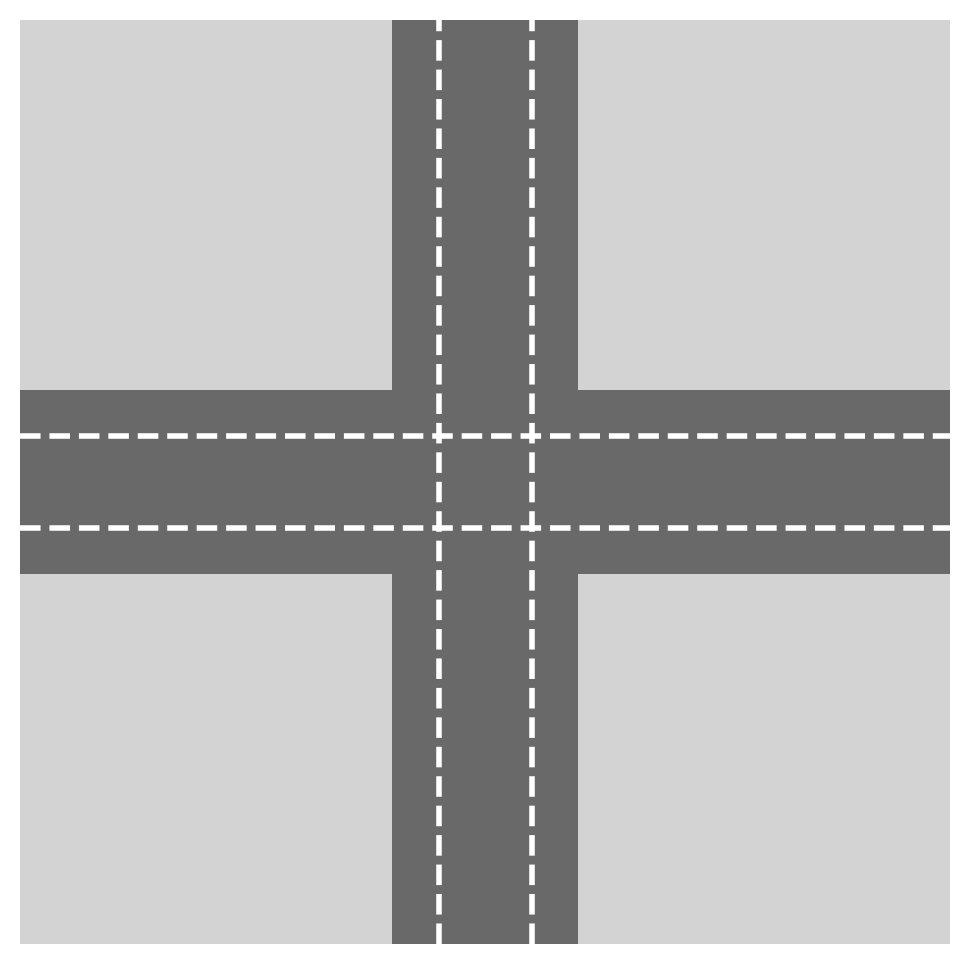
#> input picture intersection.png, 969 x 964 px
$ python test.py
#> lines starting #> are read from the running program, lines starting #| are printed output that depends on the picture; after the words box and inside, x2 and y2 are one past the last pixel; in counts of white or black regions, pixels touching at a corner belong together
import cv2
import numpy as np

# ---------------- Task 1: Preprocessing (Grayscale + B/W) ----------------
def preprocess_image(image_path):
#> called with image_path = 'intersection.png'
    image = cv2.imread(image_path)
#> image is the input picture: shape (964, 969, 3); min 105, max 255, mean 181.8
    gray = cv2.cvtColor(image, cv2.COLOR_BGR2GRAY)  # convert to grayscale
    _, binary = cv2.threshold(gray, 128, 255, cv2.THRESH_BINARY)  # convert to B/W
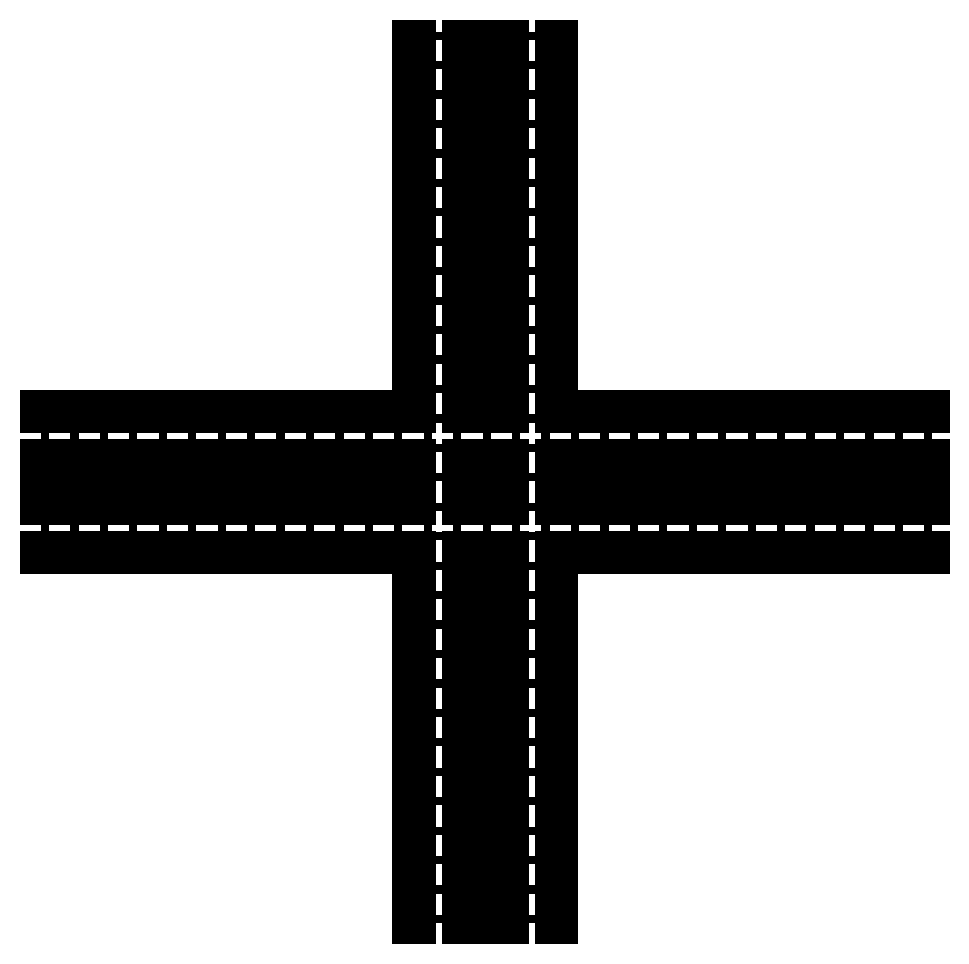
#> binary: shape (964, 969); 68.7% white; 1 black region, box (x1, y1, x2, y2) and area: (20, 20, 950, 944) 292776
    return image, gray, binary

# ---------------- Task 2: Lane Separator Logic ----------------
def detect_lanes(image):
    h, w, _ = image.shape
#> h = 964; w = 969
    # Divide into 4 lanes (simple assumption: equal width vertical lanes)
    lane_width = w // 4
#> lane_width = 242
    lanes = [(i * lane_width, (i+1) * lane_width) for i in range(4)]
    return lanes

# Function to check which lane a vehicle center belongs to
def find_lane_for_vehicle(center, lanes):
    x, _ = center
    for i, (start, end) in enumerate(lanes):
        if start <= x < end:
            return i + 1  # lane numbering starts from 1
    return None

# ---------------- Task 3: Justification ----------------
justification = {
    "Grayscale": "Reduces computation by simplifying 3 color channels into one intensity channel.",
    "Binary": "Helps in distinguishing vehicles from the background by highlighting contrasts.",
    "Lane Division": "Splitting the frame into equal parts allows classification of vehicles per lane.",
}

# ---------------- Task 4 & 5: Vehicle Detection & Counting ----------------
def detect_vehicles(image):
    # Load pre-trained vehicle classifier (Haar cascade as example)
    # vehicle_cascade = cv2.CascadeClassifier(cv2.data.haarcascades + 'haarcascade_car.xml')
    vehicle_cascade = cv2.CascadeClassifier('haarcascade_car.xml')

    gray = cv2.cvtColor(image, cv2.COLOR_BGR2GRAY)
    vehicles = vehicle_cascade.detectMultiScale(gray, 1.1, 2)

    vehicle_counts = {"car": 0, "van": 0, "others": 0}
    centers = []

    for (x, y, w, h) in vehicles:
        center = (x + w//2, y + h//2)
        centers.append(center)
        if w > 100:  # simple heuristic: larger = van
            vehicle_counts["van"] += 1
        else:
            vehicle_counts["car"] += 1

    return vehicles, vehicle_counts, centers

# ---------------- Execution ----------------
if __name__ == "__main__":
    image_path = "intersection.png"  # replace with your intersection image
    image, gray, binary = preprocess_image(image_path)

    lanes = detect_lanes(image)
#> lanes = [(0, 242), (242, 484), (484, 726), (726, 968)]

    vehicles, vehicle_counts, centers = detect_vehicles(image)
#> in detect_vehicles, `vehicles = vehicle_cascade.detectMultiScale(gray, 1.1, 2)`: vehicles = ()
#> after the loop in detect_vehicles, `for (x, y, w, h) in vehicles:`: centers = []; vehicle_counts = {'car': 0, 'van': 0, 'others': 0}
#> vehicles = (); vehicle_counts = {'car': 0, 'van': 0, 'others': 0}; centers = []

    # Draw lanes
    for start, end in lanes:
        cv2.line(image, (start, 0), (start, image.shape[0]), (0, 255, 0), 2)
#> this loop made 4 passes
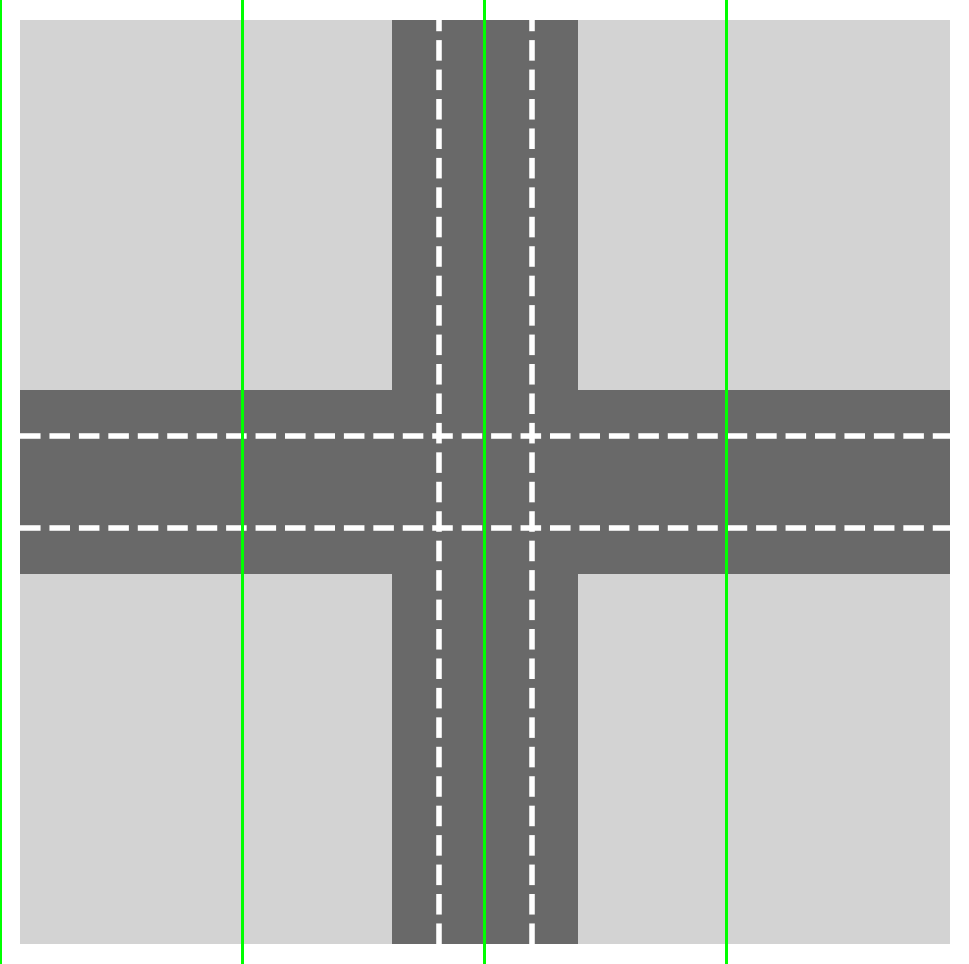
#> image: shape (964, 969, 3); 1.14% of pixels changed, all inside (x1, y1, x2, y2) = (0, 0, 728, 964)

    # Draw detected vehicles and assign lane
    for (x, y, w, h), center in zip(vehicles, centers):
        lane_number = find_lane_for_vehicle(center, lanes)
        cv2.rectangle(image, (x, y), (x+w, y+h), (255, 0, 0), 2)
        cv2.putText(image, f"Lane {lane_number}", (x, y-10), cv2.FONT_HERSHEY_SIMPLEX, 0.6, (0,0,255), 2)
#> this loop made 0 passes

    print("Vehicle counts:", vehicle_counts)
#| Vehicle counts: {'car': 0, 'van': 0, 'others': 0}
    print("Justification:", justification)

    # Show outputs
    cv2.imshow("Original", image)
    cv2.imshow("Grayscale", gray)
    cv2.imshow("Binary", binary)
    cv2.waitKey(0)
    cv2.destroyAllWindows()

$ run again, with WhatsApp Image 2025-08-04 at 11.07.14 PM.jpeg saved as intersection.png
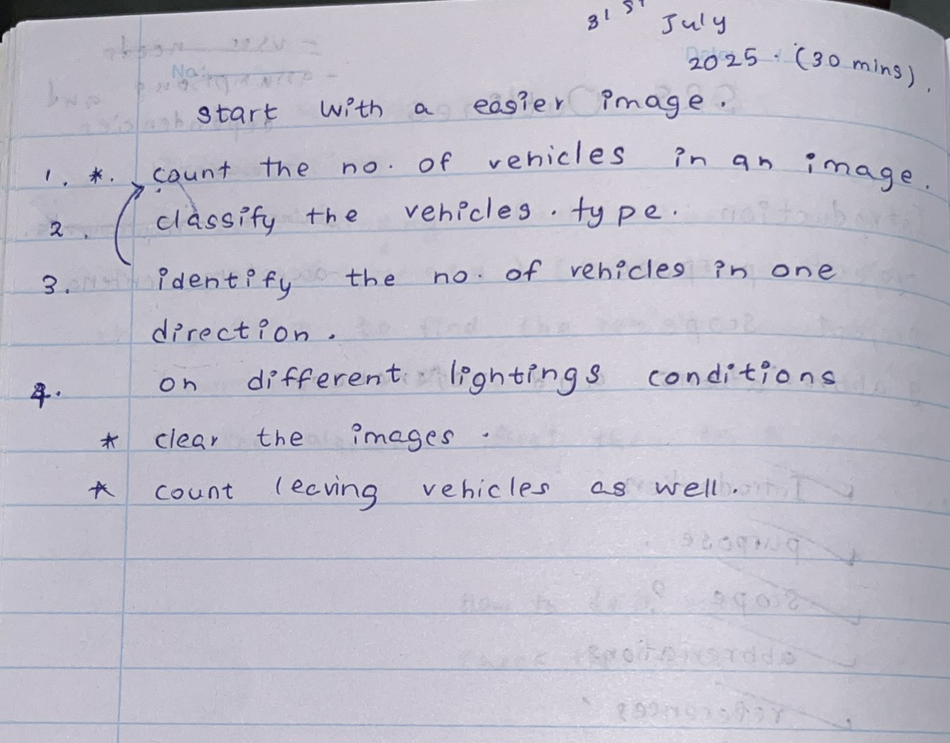
#> input picture WhatsApp Image 2025-08-04 at 11.07.14 PM.jpeg, 950 x 743 px, shrunk from 1600 x 1252 before the run
#> in preprocess_image, image is the input picture: shape (743, 950, 3); mean B, G, R 201.1, 188.6, 190.7
#> in preprocess_image, `_, binary = cv2.threshold(gray, 128, 255, cv2.THRESH_BINARY)`:
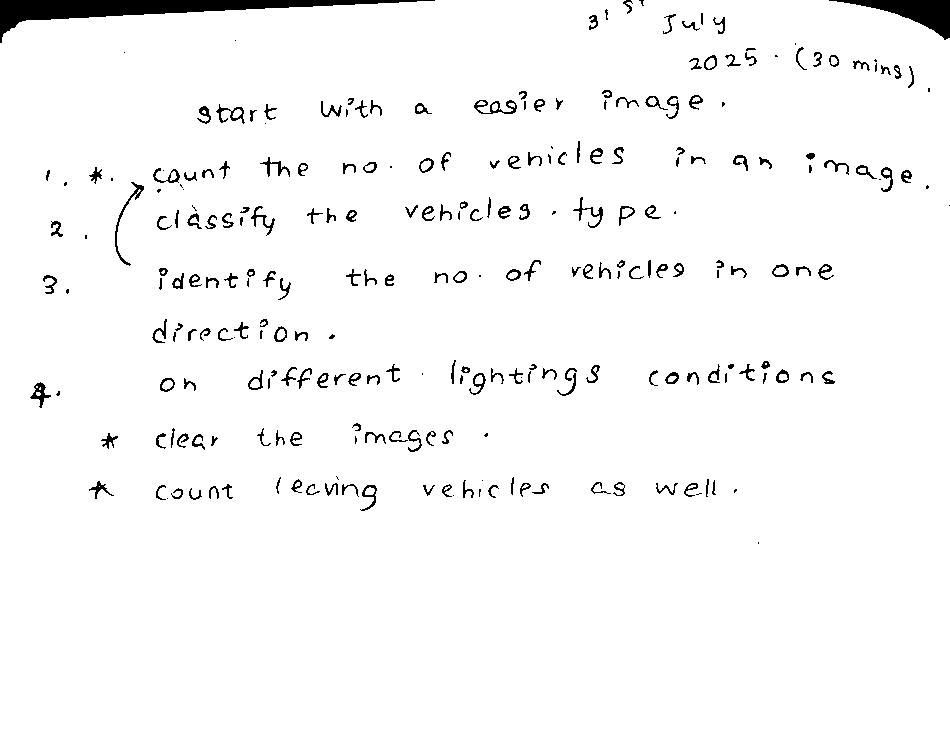
#> binary: shape (743, 950); 97% white; 261 black regions (52 under 20 px), largest, box (x1, y1, x2, y2) and area: (0, 0, 435, 43) 5011, (829, 0, 950, 40) 1819, (115, 182, 144, 266) 272
#> `lanes = detect_lanes(image)`: lanes = [(0, 237), (237, 474), (474, 711), (711, 948)]
#> in detect_vehicles, `vehicles = vehicle_cascade.detectMultiScale(gray, 1.1, 2)`: vehicles = [[722, 50, 24, 24]]
#> the loop in detect_vehicles, `for (x, y, w, h) in vehicles:` made 1 pass
#> (x, y, w, h, center) on pass 1: (722, 50, 24, 24, (734, 62))
#> after the loop in detect_vehicles, `for (x, y, w, h) in vehicles:`: centers = [(734, 62)]; vehicle_counts = {'car': 1, 'van': 0, 'others': 0}
#> `vehicles, vehicle_counts, centers = detect_vehicles(image)`: vehicles = [[722, 50, 24, 24]]; vehicle_counts = {'car': 1, 'van': 0, 'others': 0}; centers = [(734, 62)]
#> the loop `for start, end in lanes:` made 4 passes
#> the loop `for (x, y, w, h), center in zip(vehicles, centers):` made 1 pass
#> (y, w, h, center, lane_number) on pass 1: (50, 24, 24, (734, 62), 4)
#> after the loop `for (x, y, w, h), center in zip(vehicles, centers):`:
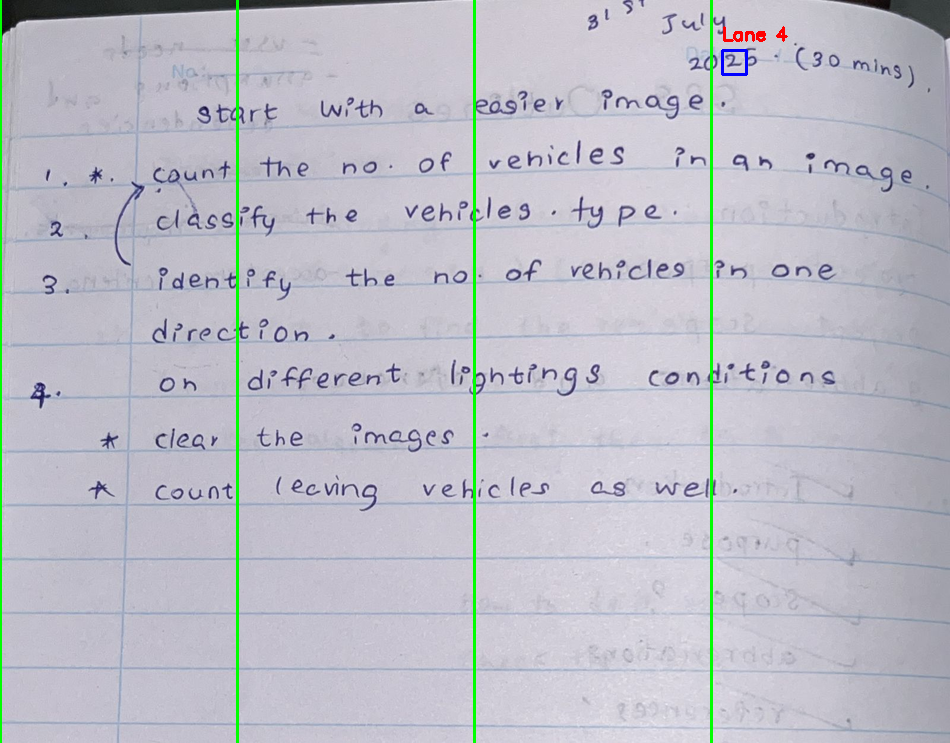
#> image: shape (743, 950, 3); mean B, G, R 198.7, 189.1, 188.4
#| Vehicle counts: {'car': 1, 'van': 0, 'others': 0}
